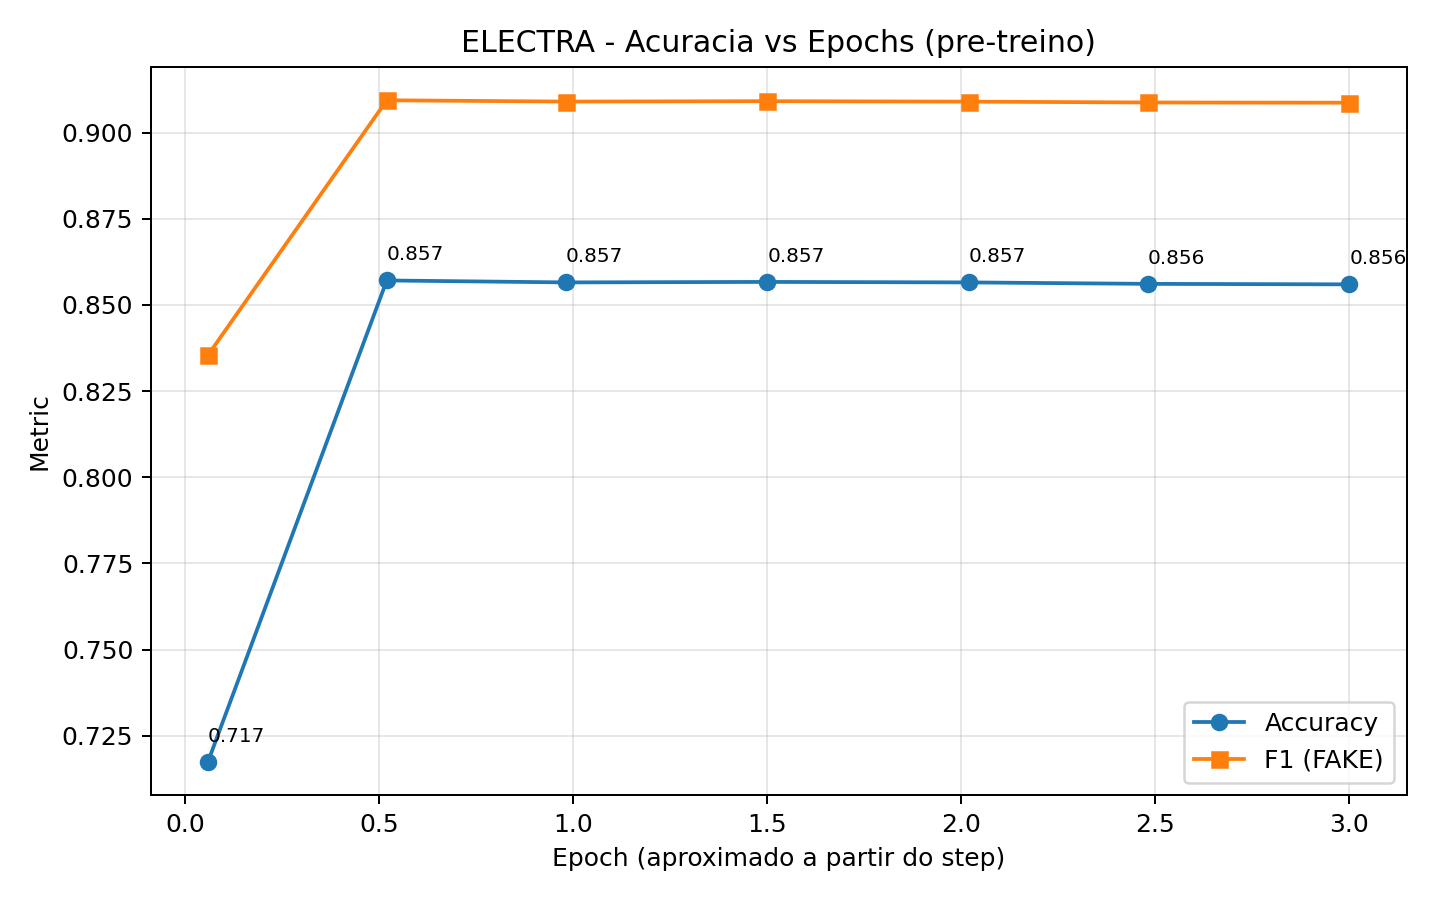

Generate this figure with Python:
"""
Mede como a acuracia do ELECTRA varia ao longo do treino (epochs).

Aproveita os checkpoints intermediarios salvos em
electra/electra_output_final/discriminator-step-N e avalia cada um sobre o
dataset rotulado, usando exatamente a mesma metodologia da avaliacao final
(melhor threshold selecionado no proprio dataset). O total de steps do treino
corresponde a 3 epochs, entao epoch = step / (total_steps / 3).

Saidas (na pasta confusion_matrix_electra):
    - electra_accuracy_vs_epochs.csv
    - electra_accuracy_vs_epochs.png

Execucao a partir da raiz do projeto:
    venv\\Scripts\\python.exe confusion_matrix_electra\\electra_accuracy_vs_epochs.py
"""

from __future__ import annotations

import csv
import re
from pathlib import Path

import matplotlib

matplotlib.use("Agg")
import matplotlib.pyplot as plt
import torch
from transformers import ElectraForPreTraining, PreTrainedTokenizerFast

from electra_confusion_matrix_analysis import (
    compute_metrics,
    find_best_threshold,
    load_labeled_csv,
    parse_csv_values,
    score_texts,
)

PROJECT_ROOT = Path(__file__).resolve().parents[1]
OUTPUT_DIR = PROJECT_ROOT / "confusion_matrix_electra"
DATASET_PATH = PROJECT_ROOT / "dataset" / "dataset_labeled.csv"
ELECTRA_OUTPUT = PROJECT_ROOT / "electra" / "electra_output_final"
TOKENIZER_DIR = ELECTRA_OUTPUT
NUM_TRAIN_EPOCHS = 3

# Checkpoints escolhidos para cobrir bem as 3 epochs.
SELECTED_STEPS = [500, 4500, 8500, 13000, 17500, 21500]
BATCH_SIZE = 32
MAX_LENGTH = 512


def discover_max_step() -> int:
    steps = []
    for path in ELECTRA_OUTPUT.glob("discriminator-step-*"):
        match = re.search(r"discriminator-step-(\d+)", path.name)
        if match:
            steps.append(int(match.group(1)))
    if not steps:
        raise RuntimeError("Nenhum checkpoint discriminator-step-* encontrado.")
    return max(steps)


def main() -> None:
    device = torch.device("cuda" if torch.cuda.is_available() else "cpu")
    print(f"Device: {device.type}")

    fake_values = parse_csv_values("1,fake,falso,false")
    real_values = parse_csv_values("0,true,real,verdadeiro")

    texts, labels, skipped = load_labeled_csv(
        dataset_path=DATASET_PATH,
        text_column="content",
        label_column="label",
        fake_values=fake_values,
        real_values=real_values,
        max_samples=-1,
    )
    print(f"Samples: {len(texts)} | Skipped: {skipped}")

    tokenizer = PreTrainedTokenizerFast.from_pretrained(TOKENIZER_DIR)

    max_step = discover_max_step()
    steps_per_epoch = max_step / NUM_TRAIN_EPOCHS

    # step -> caminho do checkpoint. O ultimo ponto usa discriminator-final.
    checkpoints: list[tuple[int, Path]] = []
    for step in SELECTED_STEPS:
        ckpt = ELECTRA_OUTPUT / f"discriminator-step-{step}"
        if ckpt.exists():
            checkpoints.append((step, ckpt))
    checkpoints.append((max_step, ELECTRA_OUTPUT / "discriminator-final"))

    rows = []
    for step, ckpt_dir in checkpoints:
        epoch = step / steps_per_epoch
        print(f"\n--- step={step} (~epoch {epoch:.2f}) | {ckpt_dir.name} ---")
        model = ElectraForPreTraining.from_pretrained(ckpt_dir).to(device)
        model.eval()
        scores = score_texts(
            texts=texts,
            tokenizer=tokenizer,
            model=model,
            device=device,
            batch_size=BATCH_SIZE,
            max_length=MAX_LENGTH,
        )
        best = find_best_threshold(scores, labels)
        threshold = float(best["threshold"])
        predictions = [1 if s >= threshold else 0 for s in scores]
        metrics = compute_metrics(labels, predictions)
        row = {
            "step": step,
            "epoch": round(epoch, 3),
            "threshold": threshold,
            "accuracy": metrics["accuracy"],
            "f1_score": metrics["f1_score"],
            "precision": metrics["precision"],
            "recall": metrics["recall"],
            "f1_macro": metrics["f1_macro"],
        }
        rows.append(row)
        print(
            f"accuracy={row['accuracy']:.4f} f1={row['f1_score']:.4f} "
            f"precision={row['precision']:.4f} recall={row['recall']:.4f}"
        )
        del model
        if device.type == "cuda":
            torch.cuda.empty_cache()

    csv_path = OUTPUT_DIR / "electra_accuracy_vs_epochs.csv"
    with csv_path.open("w", encoding="utf-8", newline="") as f:
        writer = csv.DictWriter(f, fieldnames=list(rows[0].keys()))
        writer.writeheader()
        writer.writerows(rows)

    png_path = OUTPUT_DIR / "electra_accuracy_vs_epochs.png"
    epochs = [r["epoch"] for r in rows]
    accs = [r["accuracy"] for r in rows]
    f1s = [r["f1_score"] for r in rows]
    plt.figure(figsize=(8, 5))
    plt.plot(epochs, accs, marker="o", label="Accuracy")
    plt.plot(epochs, f1s, marker="s", label="F1 (FAKE)")
    for x, y in zip(epochs, accs):
        plt.annotate(f"{y:.3f}", (x, y), textcoords="offset points", xytext=(0, 8), fontsize=8)
    plt.xlabel("Epoch (aproximado a partir do step)")
    plt.ylabel("Metric")
    plt.title("ELECTRA - Acuracia vs Epochs (pre-treino)")
    plt.grid(True, alpha=0.3)
    plt.legend()
    plt.tight_layout()
    plt.savefig(png_path, dpi=180)
    plt.close()

    print(f"\nCSV:  {csv_path}")
    print(f"PNG:  {png_path}")


if __name__ == "__main__":
    main()
